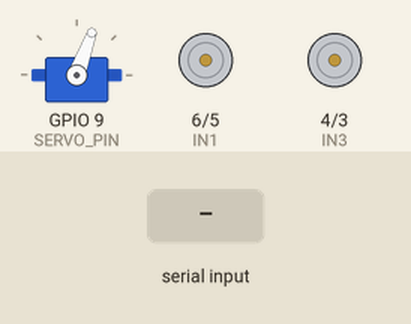
Recording of a sketch running on a simulated ESP32-S3. Shown: servo, motor-driver pin pairs drawn as motors (green arrow = first pin HIGH = forward, orange = second pin HIGH = backward, longer = more drive, scaled by the enable pin). The test bench sets the inputs (shaded band).

Above: at 1.2 s.
1.3 s: "90,45,200,10\n" received over Serial
At 1.45 s:
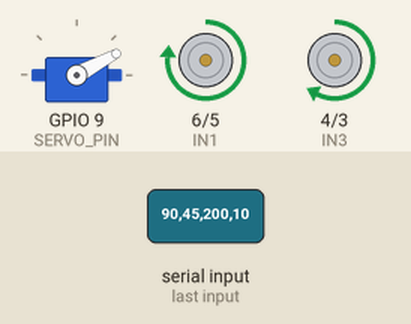
At 1.97 s:
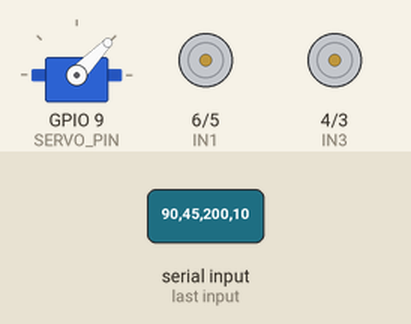
3.5 s: "30,150,10,200\n" received over Serial
At 3.65 s:
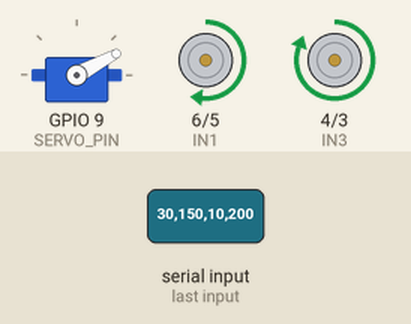
Timing chart, 0 to 6.5 s (numbered marks = the images above; inputs shaded):
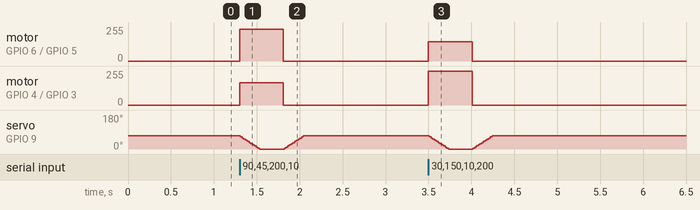

The sketch:

motor_controller.ino
```cpp
#include <pwmWrite.h>

#define ENA         7
#define IN1         6
#define IN2         5
#define IN3         4
#define IN4         3
#define ENB         2
#define SERVO_PIN   9

#define PWM_FREQ        2000
#define PWM_RES         8
#define ENA_CH          2
#define ENB_CH          3

#define MOTOR_PWM_MIN   100
#define MOTOR_PWM_MAX   255

#define LEFT_FWD_POLARITY   true
#define RIGHT_FWD_POLARITY  true

#define SERVO_ANGLE_0   70
#define SERVO_ANGLE_1   0
#define SERVO_STEP      3

#define SERIAL_TIMEOUT_MS   500

Pwm pwm = Pwm();
float servoPos    = SERVO_ANGLE_0;
float servoTarget = SERVO_ANGLE_0;
unsigned long lastReceived = 0;
bool safed = false;

void shutdownMotors() {
    digitalWrite(IN1, LOW);
    digitalWrite(IN2, LOW);
    digitalWrite(IN3, LOW);
    digitalWrite(IN4, LOW);
    ledcWrite(ENA_CH, 0);
    ledcWrite(ENB_CH, 0);
}

void setMotor(int ch, int pinA, int pinB, bool fwdPolarity, int val) {
    val = constrain(val, -100, 100);
    if (val == 0) { digitalWrite(pinA, LOW); digitalWrite(pinB, LOW); ledcWrite(ch, 0); return; }
    bool forward = (val >= 0) ? fwdPolarity : !fwdPolarity;
    int pwmVal = map(abs(val), 1, 100, MOTOR_PWM_MIN, MOTOR_PWM_MAX);
    digitalWrite(pinA, forward ? HIGH : LOW);
    digitalWrite(pinB, forward ? LOW : HIGH);
    ledcWrite(ch, pwmVal);
}

void safeState() {
    shutdownMotors();
    servoTarget = SERVO_ANGLE_0;
}

void setup() {
    Serial.begin(115200);
    Serial.setTimeout(50);
    pinMode(IN1, OUTPUT);
    pinMode(IN2, OUTPUT);
    pinMode(IN3, OUTPUT);
    pinMode(IN4, OUTPUT);
    ledcSetup(ENA_CH, PWM_FREQ, PWM_RES);
    ledcSetup(ENB_CH, PWM_FREQ, PWM_RES);
    ledcAttachPin(ENA, ENA_CH);
    ledcAttachPin(ENB, ENB_CH);
    pwm.writeServo(SERVO_PIN, (int)servoPos);
    safeState();
    lastReceived = millis();
}

void loop() {
    if (abs(servoTarget - servoPos) > 0.5) {
        servoPos += (servoPos < servoTarget) ? SERVO_STEP : -SERVO_STEP;
        pwm.writeServo(SERVO_PIN, (int)servoPos);
        delay(10);
    }

    if (millis() - lastReceived > SERIAL_TIMEOUT_MS) {
        if (!safed) { safeState(); safed = true; }
    }

    if (!Serial.available()) return;
    String line = Serial.readStringUntil('\n');
    line.trim();
    int c1 = line.indexOf(',');
    int c2 = line.indexOf(',', c1 + 1);
    int c3 = line.indexOf(',', c2 + 1);
    if (c1 < 0 || c2 < 0 || c3 < 0) return;
    String s0 = line.substring(0, c1);
    String s1 = line.substring(c1 + 1, c2);
    String s2 = line.substring(c2 + 1, c3);
    String s3 = line.substring(c3 + 1);
    if (s0.length() == 0 || s1.length() == 0 || s2.length() == 0 || s3.length() == 0) return;
    int lm = s0.toInt();
    int rm = s1.toInt();
    int sv = s2.toInt();
    int en = s3.toInt();
    if (en == 0) { shutdownMotors(); }
    else {
        setMotor(ENA_CH, IN1, IN2, LEFT_FWD_POLARITY,  lm);
        setMotor(ENB_CH, IN3, IN4, RIGHT_FWD_POLARITY, rm);
    }
    servoTarget = (sv == 0) ? SERVO_ANGLE_0 : SERVO_ANGLE_1;
    lastReceived = millis();
    safed = false;
}
```

Measured:
- after the input at 1.3 s, motor on GPIO 6 (IN1) / GPIO 5 (IN2): stopped → forward 238/255 at once, → stopped 0.51 s later; motor on GPIO 4 (IN3) / GPIO 3 (IN4): stopped → forward 167/255 at once, → stopped 0.51 s later
- after the input at 3.5 s, motor on GPIO 6 (IN1) / GPIO 5 (IN2): stopped → forward 144/255 at once, → stopped 0.51 s later; motor on GPIO 4 (IN3) / GPIO 3 (IN4): stopped → forward 255/255 at once, → stopped 0.51 s later
